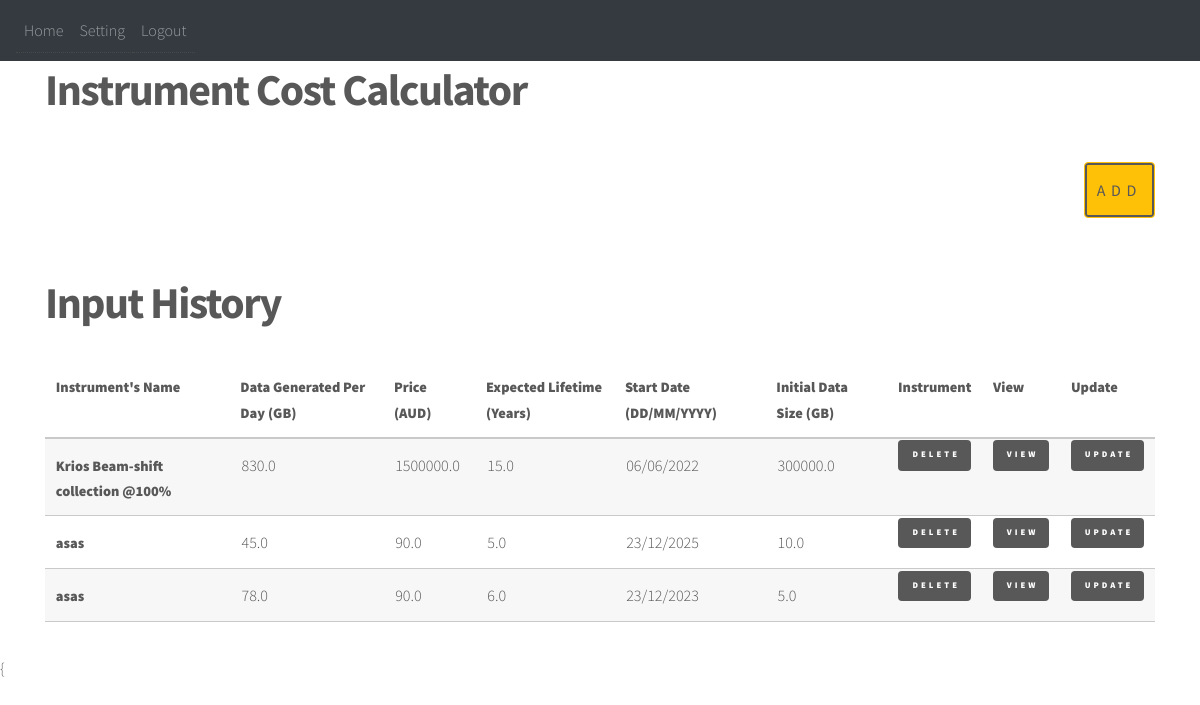
Page / (signed in) on the earlier database version.
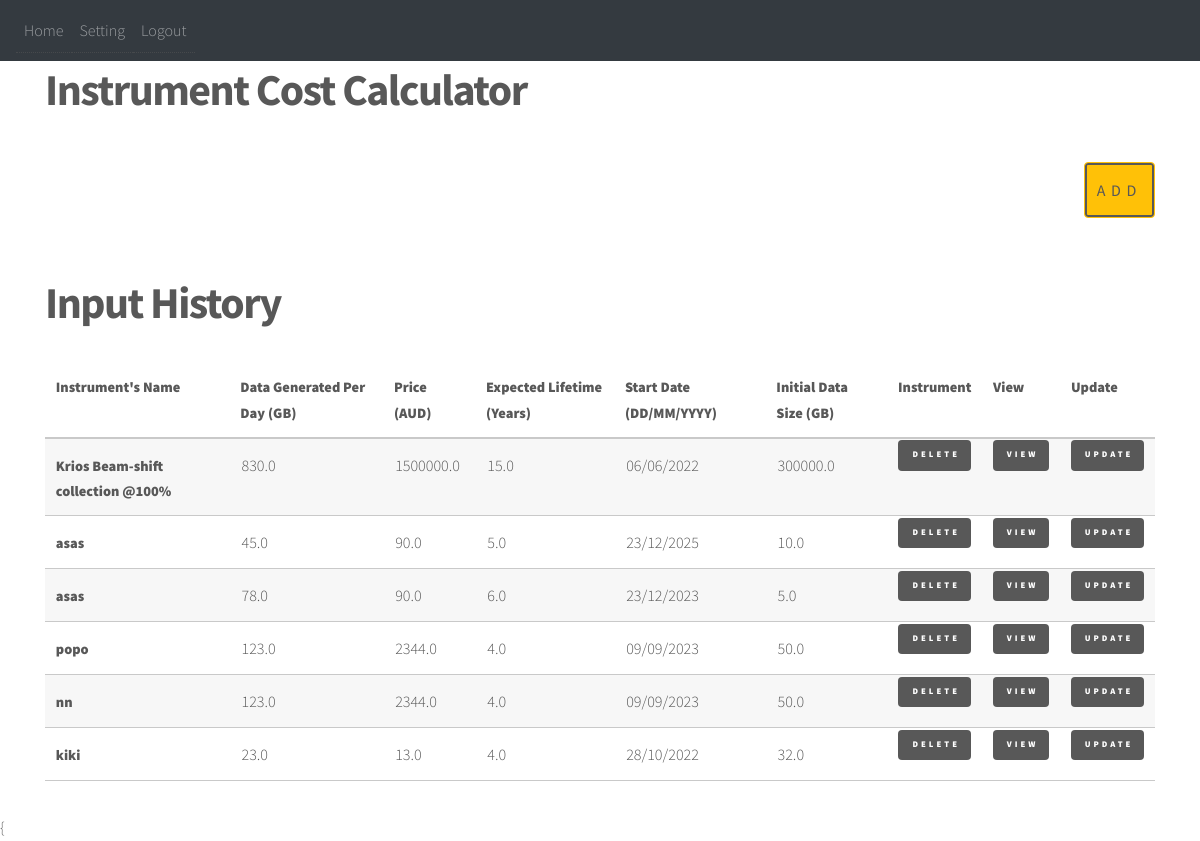
Same page on the later database version.
### website/models.py (models this page shows)
class History(db.Model):
    id = db.Column(db.Integer, primary_key=True)
    name = db.Column(db.String(50))
    data_generated = db.Column(db.Float)
    price = db.Column(db.Float)
    lifetime = db.Column(db.Float)
    start_date = db.Column(db.String(15))
    initial_size = db.Column(db.Float)
    date = db.Column(db.DateTime(timezone=True), default=func.now())
    user_id = db.Column(db.Integer, db.ForeignKey('user.id'))

### website/views.py (the view, shortened to what this page needs)
@views.route('/', methods=['GET', 'POST'])
@login_required
def home():
    INPUTFORMAT = False
    if current_user.histories:
        input_user = current_user.histories[-1]
        bef_data, aft_data = generate_graph_data(start_date = input_user.start_date,
                                    data_generated_per_year = input_user.data_generated * 365,
                                    year = 5,
                                    initial_data_size = input_user.initial_size,
                                    gradient = input_user.initial_size * 1 / 3)
    else:
        bef_data = aft_data = None
    if INPUTFORMAT:
        return render_template("home.html", user=current_user, before = bef_data, after = aft_data)
    else:
        return render_template("home.html", user=current_user, before=bef_data, after=aft_data, form=request.form)

### website/__init__.py (called while the page is built)
def create_app():
    app = Flask(__name__)
    app.config['SECRET_KEY'] = 'hjshjhdjah kjshkjdhjs'
    basedir = path.abspath(path.dirname(__file__))
    app.config['SQLALCHEMY_DATABASE_URI'] = 'sqlite:///' + path.join(basedir, 'database.db')
    db.init_app(app)
    from .views import views
    from .auth import auth
    app.register_blueprint(views, url_prefix='/')
    app.register_blueprint(auth, url_prefix='/')
    app.jinja_env.globals.update(calculate_accmult = calculate_accmult)
    app.jinja_env.globals.update(calculate_cost = calculate_cost)
    from .models import User, History
    create_database(app)
    login_manager = LoginManager()
    login_manager.login_view = 'auth.login'
    login_manager.init_app(app)
    @login_manager.user_loader
    def load_user(id):
        return User.query.get(int(id))
    return app

def add_storage(data, start_date, data_generated_per_year):
    start_date = datetime.strptime(start_date, "%d/%m/%Y").date()
    tmp_list = []
    i = 0
    for x in range(len(data) - 1):
        curr = data[x]
        after = data[x+1]
        curr_date = start_date + timedelta(days=365*i)
        tmp_list.append([curr[0], curr[1], 400, "o"])
        if curr[0] < curr_date and after[0] > curr_date:
            tmp_list.append([curr_date, "", data_generated_per_year, "a"])
            i += 1
    tmp_list.append([data[-1][0], data[-1][1], 400, "o"])
    tmp_df = pd.DataFrame(tmp_list, columns = ['date', '1', '2', '3']).sort_values(by = "date").values.tolist()
    return tmp_df

def data_correction(data):
    for i in range(1, len(data)):
        prev_row = data[i - 1]
        curr_row = data[i]
        if prev_row[1] != '' and curr_row[1] != prev_row[1] + curr_row[2]:
            curr_row[1] = prev_row[1] + curr_row[2]
    tmp = [[data[0][0], data[0][1]]]
    for i in range(1, len(data)):
        prev_row = data[i - 1]
        curr_row = data[i]
        if curr_row[3] == 'a':
            tmp.append([curr_row[0], prev_row[1]])
            tmp.append([curr_row[0], curr_row[1]])
        elif curr_row[3] == 'o':
            tmp.append([curr_row[0], curr_row[1]])
    return tmp

### website/templates/home.html (shortened to what this page needs)
{% extends "base.html" %}
{% block content %}
<h1 align="left">Instrument Cost Calculator</h1>
<div align="right">
     <button type="button" name="age" id="age" data-toggle="modal" data-target="#add_data_Modal" class="btn btn-warning">Add</button>
</div>
<br>
<br>
<h1 align = "Left">Input History</h1>
<div class="table-wrapper">
  <table>
    <thead>
      <tr>
        <th>Instrument's Name</th>
        <th>Data Generated Per Day (GB)</th>
        <th>Price (AUD)</th>
        <th>Expected Lifetime (Years)</th>
        <th>Start Date (DD/MM/YYYY)</th>
        <th>Initial Data Size (GB)</th>
        <th>Instrument</th>
        <th>View</th>
        <th>Update</th>
      </tr>
    </thead>
    <tbody>
      {%if user.histories %}
        {% for history in user.histories %}
        <tr>
          <th>
              <div class="edit">{{ history.name }}</div>
          </th>
          <td>{{ history.data_generated }}</td>
          <td>{{ history.price }}</td>
          <td>{{ history.lifetime }}</td>
          <td>{{ history.start_date }}</td>
          <td>{{ history.initial_size }}</td>
          <th>
            <a class="button primary fit small" onClick  = "deleteHistory({{ history.id }})">Delete</a>
          </th>
          <th>
            <a class="button primary fit small" href="/view-history/{{ history.id }}">View</a>
          </th>
          <th>
            <a class="button primary fit small" href="/modal/{{ history.id }}">Update</a>
          </th>
        </tr>
        {% endfor %}
      {% endif %}
    </tbody>
  </table>
</div>
{% endblock %}

### website/templates/base.html (shortened to what this page needs)
<!DOCTYPE html>
<html>
  <head>
    <link
      rel="stylesheet"
      href="https://stackpath.bootstrapcdn.com/bootstrap/4.4.1/css/bootstrap.min.css"
    />
    <link rel="stylesheet" href="../static/css/main.css" />
  </head>
  <body class="is-preload">
    <nav class="navbar navbar-expand-lg navbar-dark bg-dark">
      <div class="collapse navbar-collapse" id="navbar">
        <div class="navbar-nav">
          {% if user.is_authenticated %}
          <a class="nav-item nav-link" id="home" href="/">Home</a>
          <a class="nav-item nav-link" id="setting" href="/setting">Setting</a>
          <a class="nav-item nav-link" id="logout" href="/logout">Logout</a>
          {% else %}
          <a class="nav-item nav-link" id="login" href="/login">Login</a>
          <a class="nav-item nav-link" id="signUp" href="/sign-up">Sign Up</a>
          {% endif %}
        </div>
      </div>
    </nav>
    <div class = "container">{% block content %} {% endblock %}</div>{
  </body>
</html>

### website/static/css/main.css (style rules this page uses)
html, body, div, span, applet, object, iframe, h1, h2, h3, h4, h5, h6, p, blockquote, pre, a, abbr, acronym, address, big, cite, code, del, dfn, em, img, ins, kbd, q, s, samp, small, strike, strong, sub, sup, tt, var, b, u, i, center, dl, dt, dd, ol, ul, li, fieldset, form, label, legend, table, caption, tbody, tfoot, thead, tr, th, td, article, aside, canvas, details, embed, figure, figcaption, footer, header, hgroup, menu, nav, output, ruby, section, summary, time, mark, audio, video { margin: 0; padding: 0; border: 0; font-size: 100%; font: inherit; vertical-align: baseline; }
article, aside, details, figcaption, figure, footer, header, hgroup, menu, nav, section { display: block; }
body { line-height: 1; }
table { border-collapse: collapse; border-spacing: 0; }
body { -webkit-text-size-adjust: none; }
body { -ms-overflow-style: scrollbar; }
html { box-sizing: border-box; }
*, *:before, *:after { box-sizing: inherit; }
body { background: #ffffff; }
body.is-preload *, body.is-preload *:before, body.is-preload *:after { -moz-animation: none !important; -webkit-animation: none !important; -ms-animation: none !important; animation: none !important; -moz-transition: none !important; -webkit-transition: none !important; -ms-transition: none !important; transition: none !important; }
body, input, select, textarea { color: #585858; font-family: "Source Sans Pro", Helvetica, sans-serif; font-size: 16pt; font-weight: 300; line-height: 1.75; }
@media screen and (max-width: 1680px) { body, input, select, textarea { font-size: 14pt; } }
@media screen and (max-width: 1280px) { body, input, select, textarea { font-size: 12pt; } }
a { -moz-transition: border-bottom-color 0.2s ease, color 0.2s ease; -webkit-transition: border-bottom-color 0.2s ease, color 0.2s ease; -ms-transition: border-bottom-color 0.2s ease, color 0.2s ease; transition: border-bottom-color 0.2s ease, color 0.2s ease; text-decoration: none; color: #585858; border-bottom: dotted 1px rgba(88, 88, 88, 0.5); }
h1 { font-size: 2.75em; font-weight: 700; line-height: 1.3; margin: 0 0 1em 0; letter-spacing: -0.035em; }
.table-wrapper { -webkit-overflow-scrolling: touch; overflow-x: auto; }
table { margin: 0 0 2em 0; width: 100%; }
table tbody tr { border: solid 1px #c9c9c9; border-left: 0; border-right: 0; }
table tbody tr:nth-child(2n + 1) { background-color: rgba(144, 144, 144, 0.075); }
table td { padding: 0.75em 0.75em; }
table th { font-size: 0.9em; font-weight: 900; padding: 0 0.75em 0.75em 0.75em; text-align: left; }
table thead { border-bottom: solid 2px #c9c9c9; }
input[type="submit"], input[type="reset"], input[type="button"], button, .button { -moz-appearance: none; -webkit-appearance: none; -ms-appearance: none; appearance: none; -moz-transition: background-color 0.2s ease-in-out, color 0.2s ease-in-out, box-shadow 0.2s ease-in-out; -webkit-transition: background-color 0.2s ease-in-out, color 0.2s ease-in-out, box-shadow 0.2s ease-in-out; -ms-transition: background-color 0.2s ease-in-out, color 0.2s ease-in-out, box-shadow 0.2s ease-in-out; transition: background-color 0.2s ease-in-out, color 0.2s ease-in-out, box-shadow 0.2s ease-in-out; background-color: transparent; border-radius: 4px; border: 0; box-shadow: inset 0 0 0 2px #585858; color: #585858 !important; cursor: pointer; display: inline-block; font-size: 0.8em; font-weight: 900; height: 3.5em; letter-spacing: 0.35em; line-height: 3.45em; overflow: hidden; padding: 0 1.25em 0 1.6em; text-align: center; text-decoration: none; text-overflow: ellipsis; text-transform: uppercase; white-space: nowrap; }
input[type="submit"].fit, input[type="reset"].fit, input[type="button"].fit, button.fit, .button.fit { width: 100%; }
input[type="submit"].small, input[type="reset"].small, input[type="button"].small, button.small, .button.small { font-size: 0.6em; }
input[type="submit"].primary, input[type="reset"].primary, input[type="button"].primary, button.primary, .button.primary { box-shadow: none; background-color: #585858; color: #ffffff !important; }

Differences in the rows shown:
added History: name "popo", data_generated "123.0", price "2344.0", lifetime "4.0", start_date "09/09/2023", initial_size "50.0"
added History: name "nn", data_generated "123.0", price "2344.0", lifetime "4.0", start_date "09/09/2023", initial_size "50.0"
added History: name "kiki", data_generated "23.0", price "13.0", lifetime "4.0", start_date "28/10/2022", initial_size "32.0"
